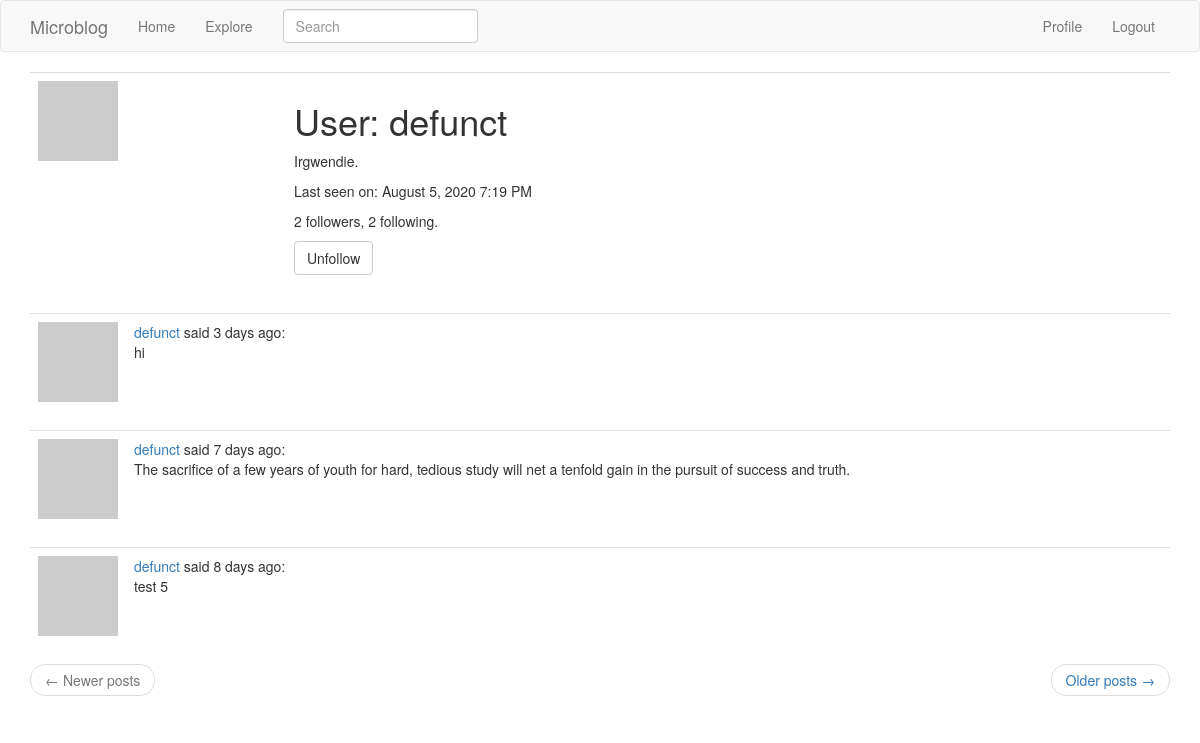
The page /user/defunct (signed in) on the database its author committed.
### app/models.py (models this page shows, shortened)
class User(UserMixin, db.Model):  # User class inherits from db.Model, base class for all models from SQLAlchemy. Also inherits UserMixin to implement login
    id = db.Column(db.Integer, primary_key=True)
    username = db.Column(db.String(64), index=True, unique=True)
    email = db.Column(db.String(120), index=True, unique=True)
    password_hash = db.Column(db.String(128), unique=True)
    posts = db.relationship('Post', backref='author', lazy='dynamic')  # sets relationship between users and posts, allows for queries like user.posts
    about_me = db.Column(db.String(140))
    last_seen = db.Column(db.DateTime, default=datetime.utcnow)
    followed = db.relationship(  # sets up querying what following relationships
        'User', secondary=followers,  # secondary is association table
        primaryjoin=(followers.c.follower_id == id),  # primaryjoin links follower user and association table
        secondaryjoin=(followers.c.followed_id == id),  # secondaryjoin links followed user and association table
        backref = db.backref('followers', lazy='dynamic'), lazy='dynamic')  # backref defines how followed entity will access their followers
    def is_following(self, user):
        return self.followed.filter(followers.c.followed_id == user.id).count() > 0  # use filter() vs filter_by() to set arbitrary filtering conditions
    def avatar(self, size):
        digest = md5(self.email.lower().encode('utf-8')).hexdigest()
        return 'https://www.gravatar.com/avatar/{}?d=identicon&s={}'.format(
            digest, size)

class SearchableMixin(object):
    @classmethod
    def search(cls, expression, page, per_page):  # first argument is a class, for example Post model
        ids, total = query_index(cls.__tablename__, expression, page, per_page)
        if total == 0:
            return cls.query.filter_by(id=0), 0
        when = []  # list of tuples, where tuples are pairs of id index and id value at that index
        for i in range(len(ids)):
            when.append((ids[i], i))
        return cls.query.filter(cls.id.in_(ids)).order_by(db.case(when, value=cls.id)), total
    @classmethod
    def before_commit(cls, session):
        session._changes = {
            'add': list(session.new),
            'update': list(session.dirty),
            'delete': list(session.deleted)
            }
    @classmethod
    def after_commit(cls, session):
        for obj in session._changes['add']:
            if isinstance(obj, SearchableMixin):
                add_to_index(obj.__tablename__, obj)
        for obj in session._changes['update']:
            if isinstance(obj, SearchableMixin):
                add_to_index(obj.__tablename__, obj)
        for obj in session._changes['delete']:
            if isinstance(obj, SearchableMixin):
                remove_from_index(obj.__tablename__, obj)
        session._changes = None

class Post(SearchableMixin, db.Model):
    __searchable__ = ['body']
    id = db.Column(db.Integer, primary_key=True)
    body = db.Column(db.String(140))
    timestamp = db.Column(db.DateTime, index=True, default=datetime.utcnow)
    user_id = db.Column(db.Integer, db.ForeignKey('user.id'))  # for ForeignKey parameter, 'user.id' refers to the id from User table

### app/main/routes.py (the view)
@bp.route('/user/<username>')  # profile page for User
@login_required
def user(username):
    user = User.query.filter_by(username=username).first_or_404()  # returns 404 if no user by that username found
    page = request.args.get(key='page', default=1, type=int)
    posts = user.posts.order_by(Post.timestamp.desc()).paginate(page, current_app.config['POSTS_PER_PAGE'], False)  # False parameter returns empty page instead of 404 error if trying to navigate to a page that doesn't exist
    if posts.has_next:
        next_url = url_for('main.user', username=user.username, page=posts.next_num)  # need username = user.username argument because url_for has to point back to same profile
    else:
        next_url = None
    if posts.has_prev:
        prev_url = url_for('main.user', username=user.username, page=posts.prev_num)
    else:
        prev_url = None
    form = EmptyForm()  # add options to follow or unfollow, specified by username.
    return render_template('user.html', user=user, posts=posts.items, form=form, next_url=next_url, prev_url=prev_url)

### app/main/forms.py
class SearchForm(FlaskForm):
    q = StringField('Search', validators=[DataRequired()])
    def __init__(self, *args, **kwargs):
        if 'formdata' not in kwargs:
            kwargs['formdata'] = request.args
        if 'csrf_enabled' not in kwargs:
            kwargs['csrf_enabled'] = False  # disables CSRF protection default for clickable search links to work
        super(SearchForm, self).__init__(*args, **kwargs)

class EmptyForm(FlaskForm):  # form for triggering follow and unfollow actions as a POST request with a CSRF token
    submit = SubmitField('Submit')  # submit button labeled Submit

### app/main/routes.py (called while the page is built)
@bp.before_request
def before_request():  # tracks when user was last seen, writes to db
    if current_user.is_authenticated:
        current_user.last_seen = datetime.utcnow()
        db.session.commit()
        g.search_form = SearchForm()  # explain

### app/models.py (called while the page is built)
@login.user_loader
def load_user(id):
    return User.query.get(int(id))  # loads user from ID, ties in LoginManager and User from database

### app/templates/user.html (shortened to what this page needs)
{% extends "base.html" %}
{% block app_content %}
    <table class="table table-hover">
        <tr>
            <td width="256px"><img src="{{ user.avatar(256) }}"></td>
            <td>
                <h1>User: {{ user.username }}</h1>
                {% if user.about_me %}<p>{{ user.about_me }}</p>{% endif %}
                {% if user.last_seen %}<p>Last seen on: {{ moment(user.last_seen).format('LLL') }}</p>{% endif %}
                <p>{{ user.followers.count() }} followers, {{ user.followed.count() }} following.</p>
                {% if user == current_user %}
                <p><a href="{{ url_for('main.edit_profile') }}">Edit your profile</a></p>
                {% else %}
                <p>
                    <form action="{{ url_for('main.unfollow', username=user.username) }}" method="post">
                        {{ form.submit(value='Unfollow', class_='btn btn-default') }}
                    </form>
                </p>
                {% endif %}
            </td>
        </tr>
    </table>
    {% for post in posts %}
        {% include '_post.html' %}
    {% endfor %}
    <nav aria-label="...">
        <ul class="pager">
            <li class="previous{% if not prev_url %} disabled{% endif %}">
                <a href="{{ prev_url or '#' }}">
                    <span aria-hidden="true">&larr;</span> Newer posts
                </a>
            </li>
            <li class="next{% if not next_url %} disabled{% endif %}">
                <a href="{{ next_url or '#' }}">
                    Older posts <span aria-hidden="true">&rarr;</span>
                </a>
            </li>
        </ul>
    </nav>
{% endblock %}

### app/templates/_post.html
<table class="table table-hover">
    <tr>
        <td width="70px">
            <a href="{{ url_for('main.user', username=post.author.username) }}">
                <img src="{{ post.author.avatar(70) }}" />
            </a>
        </td>
        <td>
            <a href="{{ url_for('main.user', username=post.author.username) }}">
                {{ post.author.username }}
            </a>
            said {{ moment(post.timestamp).fromNow()  }}:
            <br>
            {{ post.body }}
        </td>
    </tr>
</table>

### rows shown on the page
User: username "defunct", about_me "Irgwendie.", last_seen "August 5, 2020 7:19 PM"
Post: author.username "defunct", timestamp "3 days ago", body "hi"
Post: author.username "defunct", timestamp "7 days ago", body "The sacrifice of a few years of youth for hard, tedious study will net a tenfold gain in the pursuit of success and truth."
Post: author.username "defunct", timestamp "8 days ago", body "test 5"

### other values the page prints
{{ user.followers.count() }} "2"
{{ user.followed.count() }} "2"
